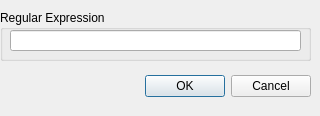
<?xml version="1.0" encoding="UTF-8"?>
<ui version="4.0">
 <class>AddRE</class>
 <widget class="QDialog" name="AddRE">
  <property name="geometry">
   <rect>
    <x>0</x>
    <y>0</y>
    <width>320</width>
    <height>116</height>
   </rect>
  </property>
  <property name="windowTitle">
   <string>Dialog</string>
  </property>
  <widget class="QDialogButtonBox" name="buttonBox">
   <property name="geometry">
    <rect>
     <x>10</x>
     <y>70</y>
     <width>301</width>
     <height>32</height>
    </rect>
   </property>
   <property name="orientation">
    <enum>Qt::Horizontal</enum>
   </property>
   <property name="standardButtons">
    <set>QDialogButtonBox::Cancel|QDialogButtonBox::Ok</set>
   </property>
  </widget>
  <widget class="QGroupBox" name="groupBox">
   <property name="geometry">
    <rect>
     <x>0</x>
     <y>10</y>
     <width>311</width>
     <height>51</height>
    </rect>
   </property>
   <property name="title">
    <string>Regular Expression</string>
   </property>
   <widget class="QLineEdit" name="lineEdit">
    <property name="geometry">
     <rect>
      <x>10</x>
      <y>20</y>
      <width>291</width>
      <height>21</height>
     </rect>
    </property>
   </widget>
  </widget>
 </widget>
 <resources/>
 <connections>
  <connection>
   <sender>buttonBox</sender>
   <signal>accepted()</signal>
   <receiver>AddRE</receiver>
   <slot>accept()</slot>
   <hints>
    <hint type="sourcelabel">
     <x>248</x>
     <y>254</y>
    </hint>
    <hint type="destinationlabel">
     <x>157</x>
     <y>274</y>
    </hint>
   </hints>
  </connection>
  <connection>
   <sender>buttonBox</sender>
   <signal>rejected()</signal>
   <receiver>AddRE</receiver>
   <slot>reject()</slot>
   <hints>
    <hint type="sourcelabel">
     <x>316</x>
     <y>260</y>
    </hint>
    <hint type="destinationlabel">
     <x>286</x>
     <y>274</y>
    </hint>
   </hints>
  </connection>
 </connections>
</ui>
